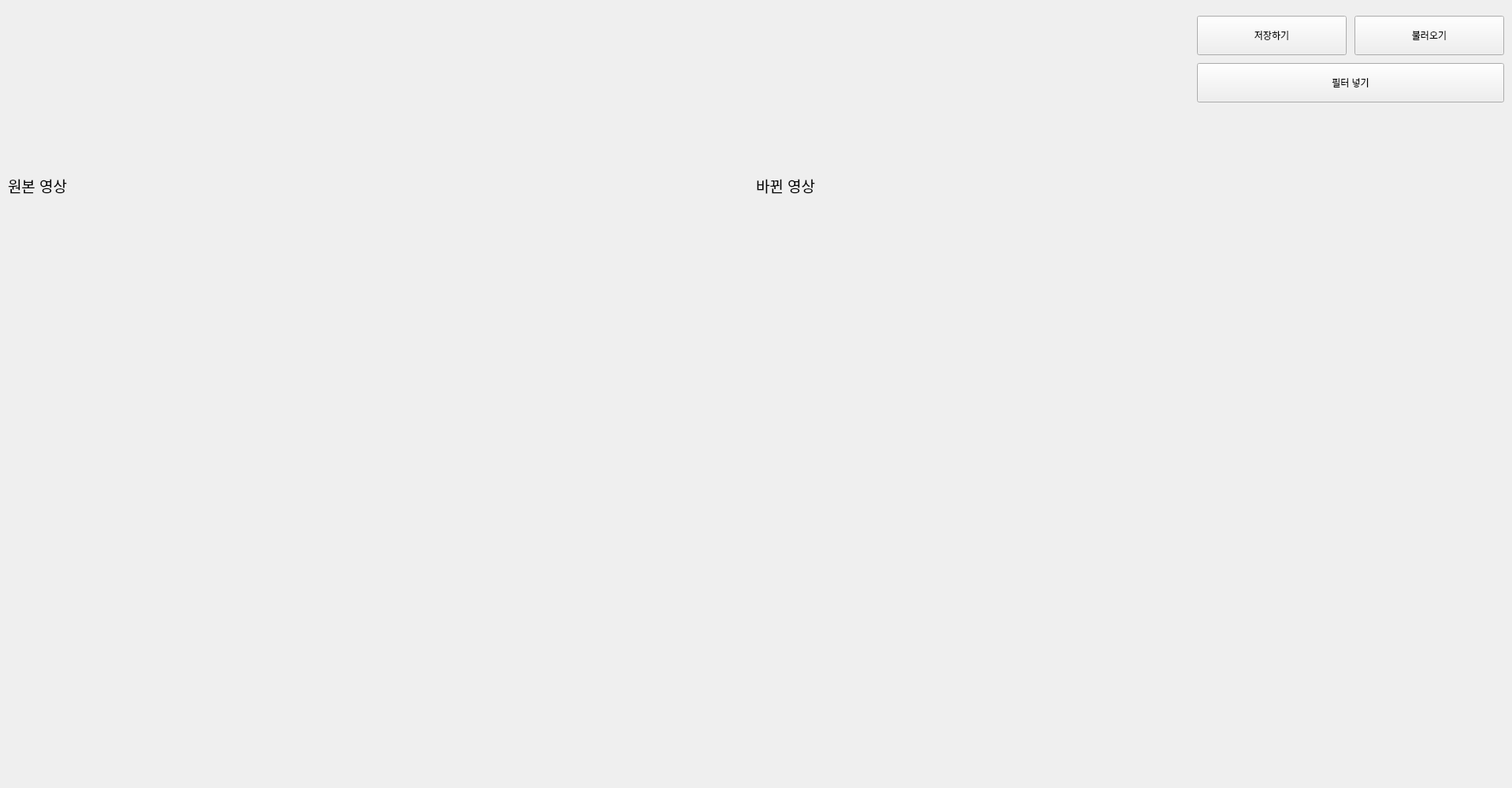
<?xml version="1.0" encoding="UTF-8"?>
<ui version="4.0">
 <class>MainWindow</class>
 <widget class="QMainWindow" name="MainWindow">
  <property name="geometry">
   <rect>
    <x>0</x>
    <y>0</y>
    <width>1920</width>
    <height>1000</height>
   </rect>
  </property>
  <property name="windowTitle">
   <string>MainWindow</string>
  </property>
  <widget class="QWidget" name="centralwidget">
   <widget class="QLabel" name="originalVideo">
    <property name="geometry">
     <rect>
      <x>0</x>
      <y>270</y>
      <width>960</width>
      <height>540</height>
     </rect>
    </property>
    <property name="text">
     <string/>
    </property>
    <property name="alignment">
     <set>Qt::AlignCenter</set>
    </property>
   </widget>
   <widget class="QLabel" name="changedVideo">
    <property name="geometry">
     <rect>
      <x>960</x>
      <y>270</y>
      <width>960</width>
      <height>540</height>
     </rect>
    </property>
    <property name="text">
     <string/>
    </property>
    <property name="alignment">
     <set>Qt::AlignCenter</set>
    </property>
   </widget>
   <widget class="QPushButton" name="changeButton">
    <property name="geometry">
     <rect>
      <x>1520</x>
      <y>80</y>
      <width>390</width>
      <height>50</height>
     </rect>
    </property>
    <property name="text">
     <string>필터 넣기</string>
    </property>
   </widget>
   <widget class="QLabel" name="text">
    <property name="geometry">
     <rect>
      <x>10</x>
      <y>220</y>
      <width>121</width>
      <height>31</height>
     </rect>
    </property>
    <property name="font">
     <font>
      <family>Arial</family>
      <pointsize>14</pointsize>
     </font>
    </property>
    <property name="text">
     <string>원본 영상</string>
    </property>
   </widget>
   <widget class="QLabel" name="text2">
    <property name="geometry">
     <rect>
      <x>960</x>
      <y>220</y>
      <width>111</width>
      <height>31</height>
     </rect>
    </property>
    <property name="font">
     <font>
      <family>Arial</family>
      <pointsize>14</pointsize>
     </font>
    </property>
    <property name="text">
     <string>바뀐 영상</string>
    </property>
   </widget>
   <widget class="QPushButton" name="saveButton">
    <property name="geometry">
     <rect>
      <x>1520</x>
      <y>20</y>
      <width>190</width>
      <height>50</height>
     </rect>
    </property>
    <property name="text">
     <string>저장하기</string>
    </property>
   </widget>
   <widget class="QPushButton" name="loadButton">
    <property name="geometry">
     <rect>
      <x>1720</x>
      <y>20</y>
      <width>190</width>
      <height>50</height>
     </rect>
    </property>
    <property name="text">
     <string>불러오기</string>
    </property>
   </widget>
  </widget>
 </widget>
 <resources/>
 <connections/>
</ui>
